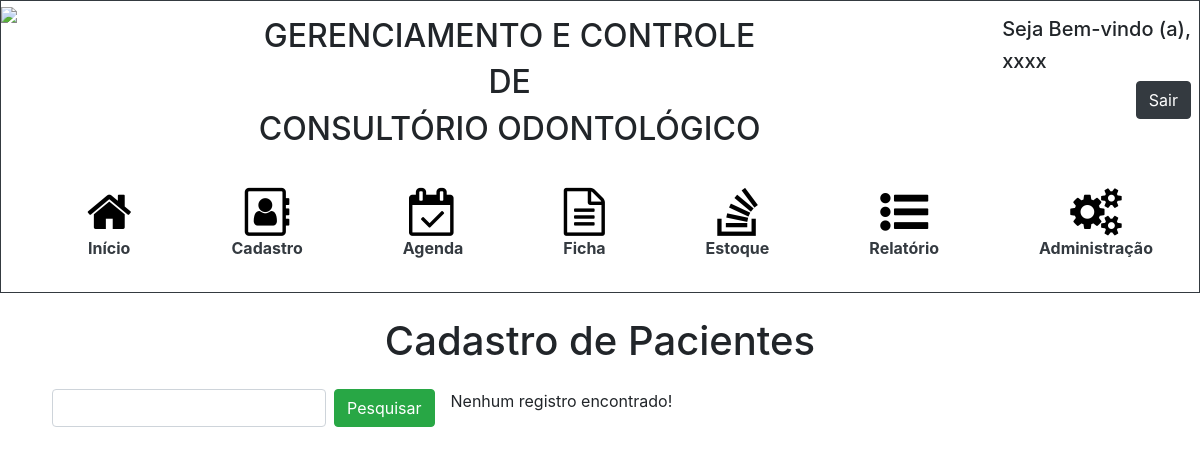
The app's page /pesquisarCadastro.php?nome=3334, older data.
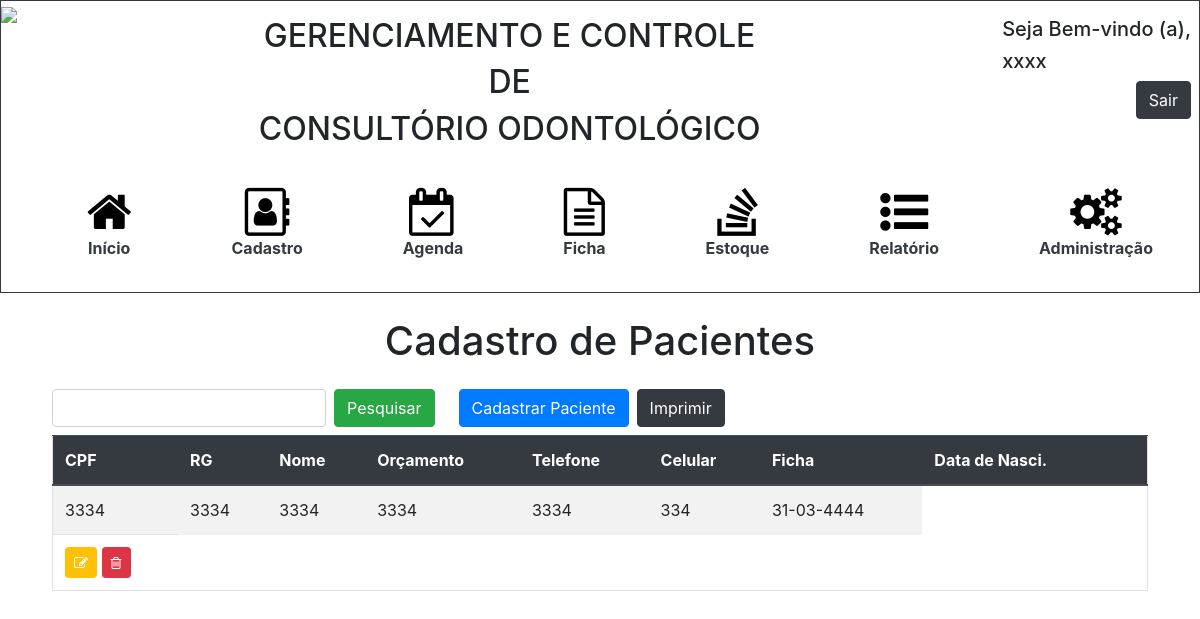
The same page, newer data.
### tables this page shows
CREATE TABLE `pessoa`  (
  `id_pessoa` int(11) NOT NULL AUTO_INCREMENT,
  `cpf` varchar(15) NOT NULL,
  `rg` varchar(15) NOT NULL,
  `nome` varchar(100) NOT NULL,
  `orcamento` varchar(3) NULL DEFAULT NULL,
  `telefone` varchar(15) NULL DEFAULT NULL,
  `celular` varchar(15) NOT NULL,
  `email` varchar(50) NULL DEFAULT NULL,
  `cep` varchar(15) NOT NULL,
  `endereco` varchar(100) NOT NULL,
  `complemento` varchar(100) NULL DEFAULT NULL,
  `bairro` varchar(50) NOT NULL,
  `nascimento` date NOT NULL,
  `cidade` varchar(30) NOT NULL,
  `uf` varchar(5) NULL DEFAULT NULL,
  `situacaoficha` varchar(20) NULL DEFAULT NULL,
  `doencabase` varchar(255) NULL DEFAULT NULL,
  `alergia` varchar(255) NULL DEFAULT NULL,
  `medicamentos` varchar(255) NULL DEFAULT NULL,
  `cirurgia` varchar(255) NULL DEFAULT NULL,
  `internacoes` varchar(255) NULL DEFAULT NULL,
  `pa` varchar(255) NULL DEFAULT NULL,
  `queixaprinc` varchar(255) NULL DEFAULT NULL,
  PRIMARY KEY (`id_pessoa`) USING BTREE
);

### pesquisarCadastro.php (the view, shortened to what this page needs)
<!DOCTYPE html>
<html>
	<head>
		<link rel="stylesheet" href="https://stackpath.bootstrapcdn.com/bootstrap/4.3.1/css/bootstrap.min.css">
		<link rel="stylesheet" href="https://cdnjs.cloudflare.com/ajax/libs/font-awesome/4.7.0/css/font-awesome.min.css">
		<link rel="stylesheet" type="text/css" href="styleHeader.css">
	</head>
	<body>
		<?php include 'header.php'?>
		<h1 class = "text-center mb-4">Cadastro de Pacientes</h1>
        <div class = "pl-5 pr-5">
            <span class = "d-flex d-inline-flex mb-2">
                <form class="form-inline">
                    <input class="form-control mr-2 ml-1" type="search" name = "nome">
                    <button class="btn btn-success btn-md mr-3" type="submit">Pesquisar</button>
                </form>
                <?php
                    if(isset($_GET["nome"])){
                        $nome = $_GET["nome"];
                        include_once 'conexao.php';
                        $sql = "SELECT * FROM pessoa WHERE nome
                        LIKE '%{$nome}%'";
                        $result = mysqli_query($con, $sql);
                        $totalRegistros = mysqli_num_rows($result);
                        if($totalRegistros > 0){
                ?>
                <button type="button" class="btn btn-primary btn-md ml-2" data-toggle="modal" data-target="#modal1">Cadastrar Paciente</button>
                <input type="button" class ="btn btn-dark ml-2" onclick="window.print();" value="Imprimir">
            </span>
            <div class = "overflow-auto ml-1 mr-1" style = "max-height: 550px">
                <table class="table border table-striped">
                    <thead id = "theadCadastro" class = "thead-dark">
                        <tr>
                            <th scope="col">CPF</th>
                            <th scope="col">RG</th>
                            <th scope="col">Nome</th>
                            <th scope="col">Orçamento</th>
                            <th scope="col">Telefone</th>
                            <th scope="col">Celular</th>
                            <th scope="col">Ficha</th>
                            <th scope="col">Data de Nasci.</th>
                            <th scope="col"></th>
                        </tr>
                    </thead>
                    <tbody id = "tbodyCadastro">
                    <?php
                            while($array = mysqli_fetch_array($result)){
                            $idPessoa = $array['id_pessoa'];
                            $nascimento = $array['nascimento'];
                            $dtNasci = explode('-', $nascimento);
                            $datadeNascimento = $dtNasci[2] . "-" . $dtNasci[1]. "-" . $dtNasci[0];
                        ?>
                            <tr>
                                <td><?php echo $array['cpf'];?></td>
                                <td><?php echo $array['rg'];?></td>
                                <td><?php echo $array['nome'];?></td>
                                <td><?php echo $array['telefone'];?></td>
                                <td><?php echo $array['celular'];?></td>
                                <td><?php echo $array['situacaoficha'];?></td>
                                <td><?php echo $datadeNascimento?></td>
                            </tr>
                            <td>
                                <a class="btn btn-warning btn-sm"  style="color:#fff" href="editarCadastro.php?id=<?php echo $idPessoa?>" role="button"><i class="fa fa-pencil-square-o" aria-hidden="true"></i></a>
                                <a class="btn btn-danger btn-sm"  style="color:#fff" href="#" onclick = "excluir(<?php echo $array['id_pessoa']?>)" role="button"><i class="fa fa-trash-o" aria-hidden="true"></i></a>
                            </td>
                            <?php
                            }
                        } else {
                            echo "Nenhum registro encontrado!";
                        }
                    }
                    ?>
                    </tbody>
                </table>
            </div>
        </div>
	</body>
</html>

### header.php (shortened to what this page needs)
<header class="bg-white border border-dark pb-2 mb-4">
	<div id="menu"class="d-flex justify-content-between">
		<div class="d-inline-flex bd-highlight">
			<div>
				<img src="img/logo.png">
			</div>
		</div>
			<div class="d-flex flex-column bd-highlight mt-3">
				<div class="d-flex justify-content-center">
					<h2 class = "d-none d-xl-block">GERENCIAMENTO E CONTROLE</h2>
				</div>
				<div class="d-flex justify-content-center">
					<h2 class = "d-none d-xl-block">DE</h2>
				</div>
				<div class="d-flex justify-content-center mb-4">
					<h2 class = "d-none d-xl-block">CONSULTÓRIO ODONTOLÓGICO</h2>
				</div>
			</div>
		<div class="d-inline-flex bd-highlight mt-3 mr-2">
			<div>
				<h5>Seja Bem-vindo (a),</h5>
				<h5>xxxx</h5>
				<a href="login.php"><button type="button" class="btn btn-dark float-right">Sair</button></a>
			</div>
		</div>
	</div>
	<nav class="navbar navbar-expand-lg navbar-light">
		<div class="collapse navbar-collapse justify-content-around" id="navbarSupportedContent">
			<ul class="d-flex flex-column nav-item">
				<a class = "text-black" href="home.php"><div class="d-flex justify-content-center"> <i id = "home" class="fa fa-home fa-3x" aria-hidden="true"></i></div>
				<div class="d-flex justify-content-center text-dark">
					<b>Início</b>
				</div></a>
			</ul>
			<ul class="d-flex flex-column nav-item">
				<a class = "text-black" href="cadastro.php"><div class="d-flex justify-content-center"> <i id = "cadastro" class="fa fa-address-book-o fa-3x" aria-hidden="true"></i></div>
				<div class="d-flex justify-content-center text-dark">
					<b>Cadastro</b>
				</div></a>
			</ul>
			<ul class="d-flex flex-column nav-item">
				<a href="agenda.php"><div class="d-flex justify-content-center"><i id = "agenda"class="fa fa-calendar-check-o fa-3x" aria-hidden="true"></i></div>
				<div class="d-flex justify-content-center text-dark">
					<b>Agenda</b>
				</div></a>
			</ul>
			<ul class="d-flex flex-column nav-item">
				<a href="ficha.php"><div class="d-flex justify-content-center"> <i id = "ficha"class="fa fa-file-text-o fa-3x" aria-hidden="true"></i></div>
				<div class="d-flex justify-content-center text-dark">
					<b>Ficha</b>
				</div></a>
			</ul>
			<ul class="d-flex flex-column nav-item">
				<a href="estoque.php ?>"><div class="d-flex justify-content-center"><i id = "estoque"class="fa fa-stack-overflow fa-3x" aria-hidden="true"></i></div>
				<div class="d-flex justify-content-center text-dark">
					<b>Estoque</b>
				</div></a>
			</ul>
			<ul class="d-flex flex-column nav-item">
				<a href="relatorio.php"><div class="d-flex justify-content-center"> <i id = "relatorio" class="fa fa-list-ul fa-3x" aria-hidden="true"></i></div>
				<div class="d-flex justify-content-center text-dark">
					<b>Relatório</b>
				</div></a>
			</ul>
			<ul class="d-flex flex-column nav-item">
				<a href="adm.php"><div class="d-flex justify-content-center"> <i id = "adm" class="fa fa-gears fa-3x" aria-hidden="true"></i></div>
				<div class="d-flex justify-content-center text-dark">
					<b>Administração</b>
				</div></a>
			</ul>
		</div>
	</nav>
</header>

### styleHeader.css (style rules this page uses)
#home, #cadastro, #agenda, #ficha, #estoque, #relatorio, #adm { color:black; }

Row changes from the older to the newer data that the page shows:
added pessoa: cpf "3334", rg "3334", nome "3334", telefone "3334", celular "3334", situacaoficha "334", nascimento "31-03-4444"
Text that changed along with them:
form field value: (not shown) → "Imprimir"
text no longer shown: "Nenhum registro encontrado!"
text now shown: "Cadastrar Paciente CPF RG Nome Orçamento Telefone Celular Ficha Data de Nasci."
